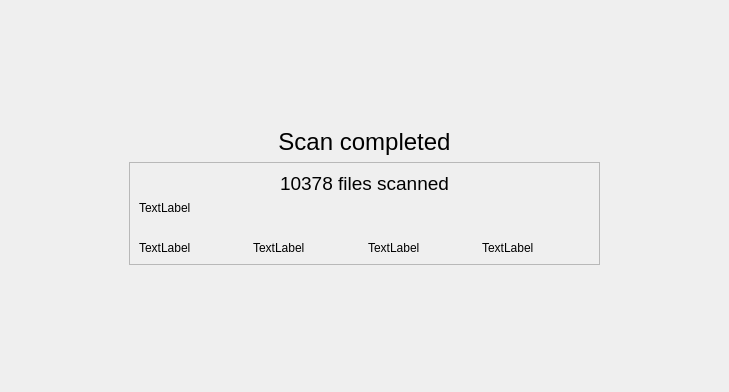
<?xml version="1.0" encoding="UTF-8"?>
<ui version="4.0">
 <class>ScanResDialog</class>
 <widget class="QDialog" name="ScanResDialog">
  <property name="geometry">
   <rect>
    <x>0</x>
    <y>0</y>
    <width>729</width>
    <height>392</height>
   </rect>
  </property>
  <property name="windowTitle">
   <string>Dialog</string>
  </property>
  <layout class="QVBoxLayout" name="verticalLayout_3">
   <item>
    <spacer name="verticalSpacer">
     <property name="orientation">
      <enum>Qt::Vertical</enum>
     </property>
     <property name="sizeHint" stdset="0">
      <size>
       <width>20</width>
       <height>102</height>
      </size>
     </property>
    </spacer>
   </item>
   <item>
    <layout class="QHBoxLayout" name="horizontalLayout_3" stretch="1,4,1">
     <item>
      <spacer name="horizontalSpacer">
       <property name="orientation">
        <enum>Qt::Horizontal</enum>
       </property>
       <property name="sizeHint" stdset="0">
        <size>
         <width>40</width>
         <height>20</height>
        </size>
       </property>
      </spacer>
     </item>
     <item>
      <layout class="QVBoxLayout" name="verticalLayout_2" stretch="1,3">
       <item>
        <widget class="QLabel" name="m_main_label">
         <property name="text">
          <string>&lt;html&gt;&lt;head/&gt;&lt;body&gt;&lt;p align=&quot;center&quot;&gt;&lt;span style=&quot; font-size:18pt;&quot;&gt;Scan completed&lt;/span&gt;&lt;/p&gt;&lt;/body&gt;&lt;/html&gt;</string>
         </property>
        </widget>
       </item>
       <item>
        <widget class="QFrame" name="frame">
         <property name="frameShape">
          <enum>QFrame::StyledPanel</enum>
         </property>
         <property name="frameShadow">
          <enum>QFrame::Raised</enum>
         </property>
         <layout class="QVBoxLayout" name="verticalLayout">
          <item>
           <widget class="QLabel" name="m_files_label">
            <property name="text">
             <string>&lt;html&gt;&lt;head/&gt;&lt;body&gt;&lt;p align=&quot;center&quot;&gt;&lt;span style=&quot; font-size:14pt;&quot;&gt;10378 files scanned&lt;/span&gt;&lt;/p&gt;&lt;/body&gt;&lt;/html&gt;</string>
            </property>
           </widget>
          </item>
          <item>
           <widget class="QLabel" name="m_info_label">
            <property name="text">
             <string>TextLabel</string>
            </property>
           </widget>
          </item>
          <item>
           <layout class="QHBoxLayout" name="m_diagram_layout">
            <property name="spacing">
             <number>1</number>
            </property>
            <item>
             <widget class="QLabel" name="m_health_label">
              <property name="styleSheet">
               <string notr="true"/>
              </property>
              <property name="text">
               <string/>
              </property>
             </widget>
            </item>
            <item>
             <widget class="QLabel" name="m_inf_label">
              <property name="styleSheet">
               <string notr="true"/>
              </property>
              <property name="text">
               <string/>
              </property>
             </widget>
            </item>
            <item>
             <widget class="QLabel" name="m_quar_label">
              <property name="styleSheet">
               <string notr="true"/>
              </property>
              <property name="text">
               <string/>
              </property>
             </widget>
            </item>
            <item>
             <widget class="QLabel" name="m_other_label">
              <property name="styleSheet">
               <string notr="true"/>
              </property>
              <property name="text">
               <string/>
              </property>
             </widget>
            </item>
           </layout>
          </item>
          <item>
           <layout class="QHBoxLayout" name="horizontalLayout_2">
            <item>
             <widget class="QLabel" name="m_healthinfo_label">
              <property name="text">
               <string>TextLabel</string>
              </property>
             </widget>
            </item>
            <item>
             <widget class="QLabel" name="m_infinfo_label">
              <property name="text">
               <string>TextLabel</string>
              </property>
             </widget>
            </item>
            <item>
             <widget class="QLabel" name="m_quarinfo_label">
              <property name="text">
               <string>TextLabel</string>
              </property>
             </widget>
            </item>
            <item>
             <widget class="QLabel" name="m_otherinfo_label">
              <property name="text">
               <string>TextLabel</string>
              </property>
             </widget>
            </item>
           </layout>
          </item>
         </layout>
        </widget>
       </item>
      </layout>
     </item>
     <item>
      <spacer name="horizontalSpacer_2">
       <property name="orientation">
        <enum>Qt::Horizontal</enum>
       </property>
       <property name="sizeHint" stdset="0">
        <size>
         <width>40</width>
         <height>20</height>
        </size>
       </property>
      </spacer>
     </item>
    </layout>
   </item>
   <item>
    <spacer name="verticalSpacer_2">
     <property name="orientation">
      <enum>Qt::Vertical</enum>
     </property>
     <property name="sizeHint" stdset="0">
      <size>
       <width>20</width>
       <height>102</height>
      </size>
     </property>
    </spacer>
   </item>
  </layout>
 </widget>
 <resources/>
 <connections/>
</ui>
